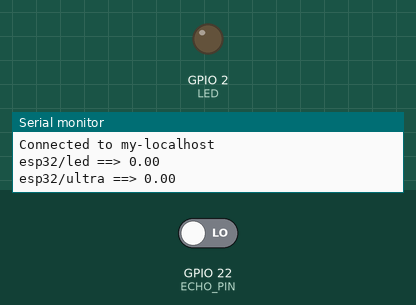
Bench run of a sketch on a simulated ESP32. On the bench: output pins drawn as LEDs (lit = HIGH), the last lines printed to the serial monitor. The inputs (shaded band) are chosen by the test bench; at power-on: GPIO 22 (ECHO_PIN) LOW. WiFi joins after 1.5 s; servers stay silent unless stated; no MQTT or app messages arrive unless stated; pins used as bus, display or sensor lines are not drawn.

Above: at 3.0 s.
At 5.5 s:
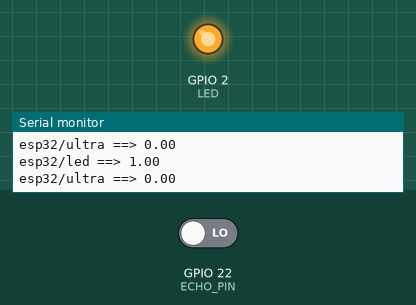
Timing chart, 0 to 6.8 s (numbered marks = the images above):
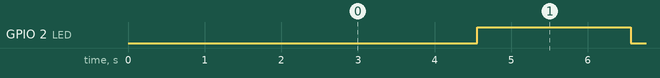

Measured:
- by itself, GPIO 2 (LED): alternates HIGH for 2.0 s and LOW for 2.0 s

The sketch:

virtualmqtt.ino
```cpp
#include<WiFi.h>
#include<WiFiClient.h>
#include "PubSubClient.h"

#define LED 2  // built-in LED
#define TRIG_PIN 23
#define ECHO_PIN 22

char *SSID = "bayar";
char *PASS = "qwertyuiop";

// use IPAddress segment for MQTT_SERVER. NOTE: CHANGE THIS TO YOUR COMPUTER IP
IPAddress MQTT_SERVER(10, 10, 177, 145);
int MQTT_PORT = 1883;

// state initiation
unsigned long timePassed;
int ledState = 0;
unsigned long prevMic;
unsigned long prev;

// create wifi client and inject into PubSubClient
WiFiClient wifiClient;
PubSubClient mqttClient(wifiClient);
// function to connect to WiFi
void initConnection() {
 Serial.print("Connecting to: ");
 Serial.println(SSID);
 WiFi.begin(SSID, PASS);
 while (WiFi.status() != WL_CONNECTED) {
   Serial.print(".");
   delay(500);
 }
 Serial.print("\nConnected to address : ");
 Serial.println(WiFi.localIP());
}

// function to connect to MQTT Broker
void connectToBroker(String clientName) {
 // set server and port
 mqttClient.setServer(MQTT_SERVER, MQTT_PORT);
 mqttClient.setCallback(callback);
 Serial.println("Connecting to MQTT Broker");
 String clientId = "ESP32Client-" + clientName;
 mqttClient.connect(clientId.c_str());
 while (!mqttClient.connected()) {
   Serial.print("Failed: ");
   Serial.println(mqttClient.state());
   Serial.println("Attempting to reconnect");
   delay(500);
 }
 Serial.print("Connected to ");
 Serial.println(clientName);
}
void doPublish(String topic, float payload) {
 char tmp[8];
 dtostrf(payload, 1, 2, tmp);
 mqttClient.publish(topic.c_str(), tmp);
 Serial.print(topic);
 Serial.print(" ==> ");
 Serial.println(payload);
}

void callback(String topic, byte *message, unsigned int length) {
 Serial.print("Topic: ");
 Serial.print(topic);
 Serial.print(" Message: ");
 String msgTemp;

 for (int i = 0; i < length; i++) {
   Serial.print((char)message[i]);
   msgTemp += (char)message[i];
 }
 Serial.println();

 if (topic == "esp32/led") {
   if (msgTemp == "ON") {
     Serial.println("ON");
   }
   if (msgTemp == "OFF") {
     Serial.println("OFF");
   }
 }
}
long getDistanceFromMicro(long microsec) {
 return microsec / 29 / 2;
}

long getPingDuration() {
 pinMode(TRIG_PIN, OUTPUT);  // put here to always clean
 pinMode(ECHO_PIN, INPUT);

 digitalWrite(TRIG_PIN, LOW);  // make low
 if (micros() - prevMic >= 2) {
   digitalWrite(TRIG_PIN, HIGH);
   prevMic = micros();
 }
 if (micros() - prevMic >= 10) {
   digitalWrite(TRIG_PIN, LOW);
   prevMic = micros();
 }

 return pulseIn(ECHO_PIN, HIGH);
}
void setup() {
 Serial.begin(9600);
 pinMode(LED, OUTPUT);
 pinMode(TRIG_PIN, OUTPUT);
 pinMode(ECHO_PIN, INPUT);
 initConnection();
 connectToBroker("my-localhost");
}

void loop() {
 if (millis() - timePassed >= 1000) {
   long pingDuration = getPingDuration();
   long distance = getDistanceFromMicro(pingDuration);
   doPublish("esp32/led", ledState);
   doPublish("esp32/ultra", distance);
   digitalWrite(LED, ledState);
   ledState = !ledState;
   timePassed = millis();
 }
}
```
